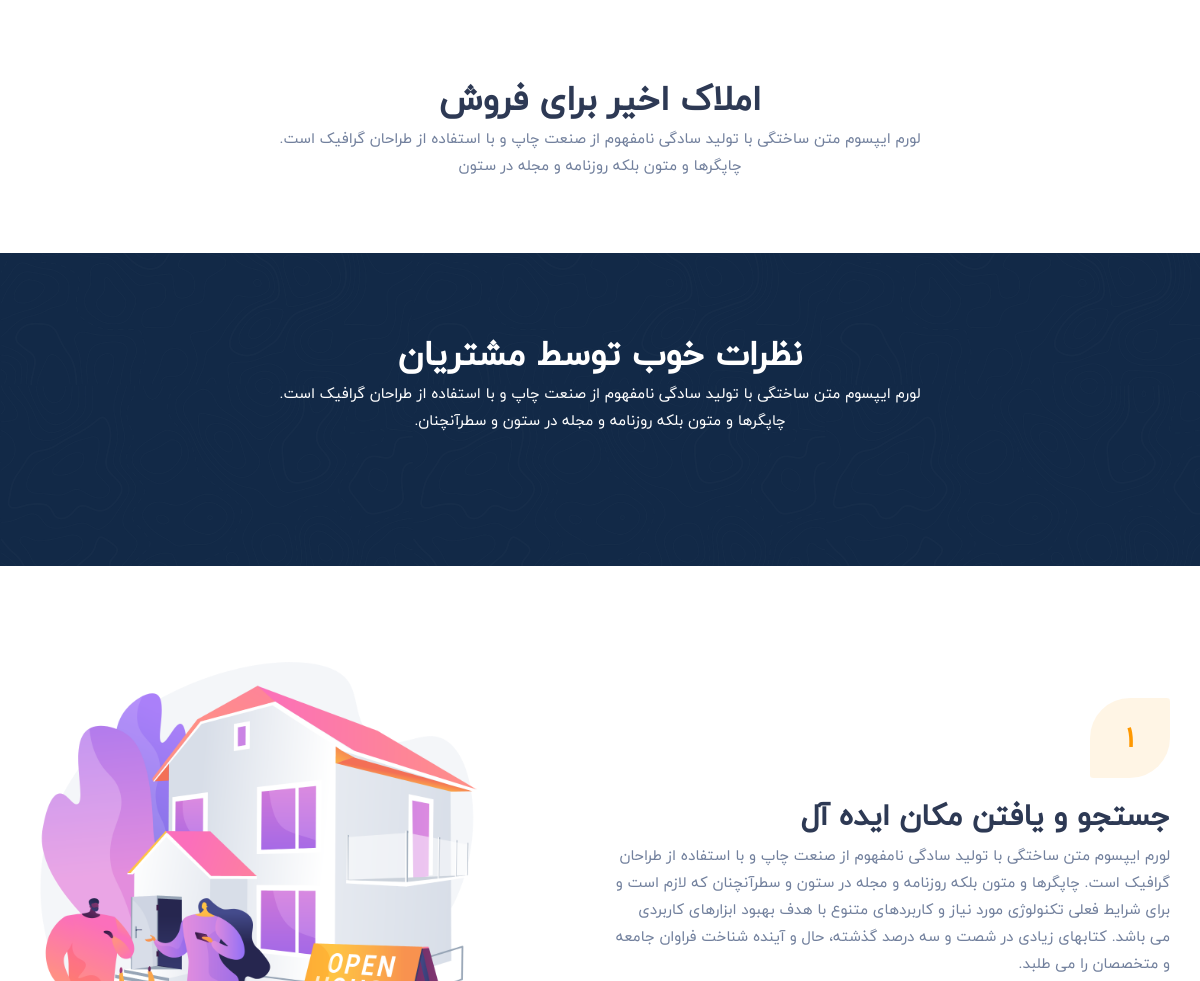
The app's page / (middle part), older data.
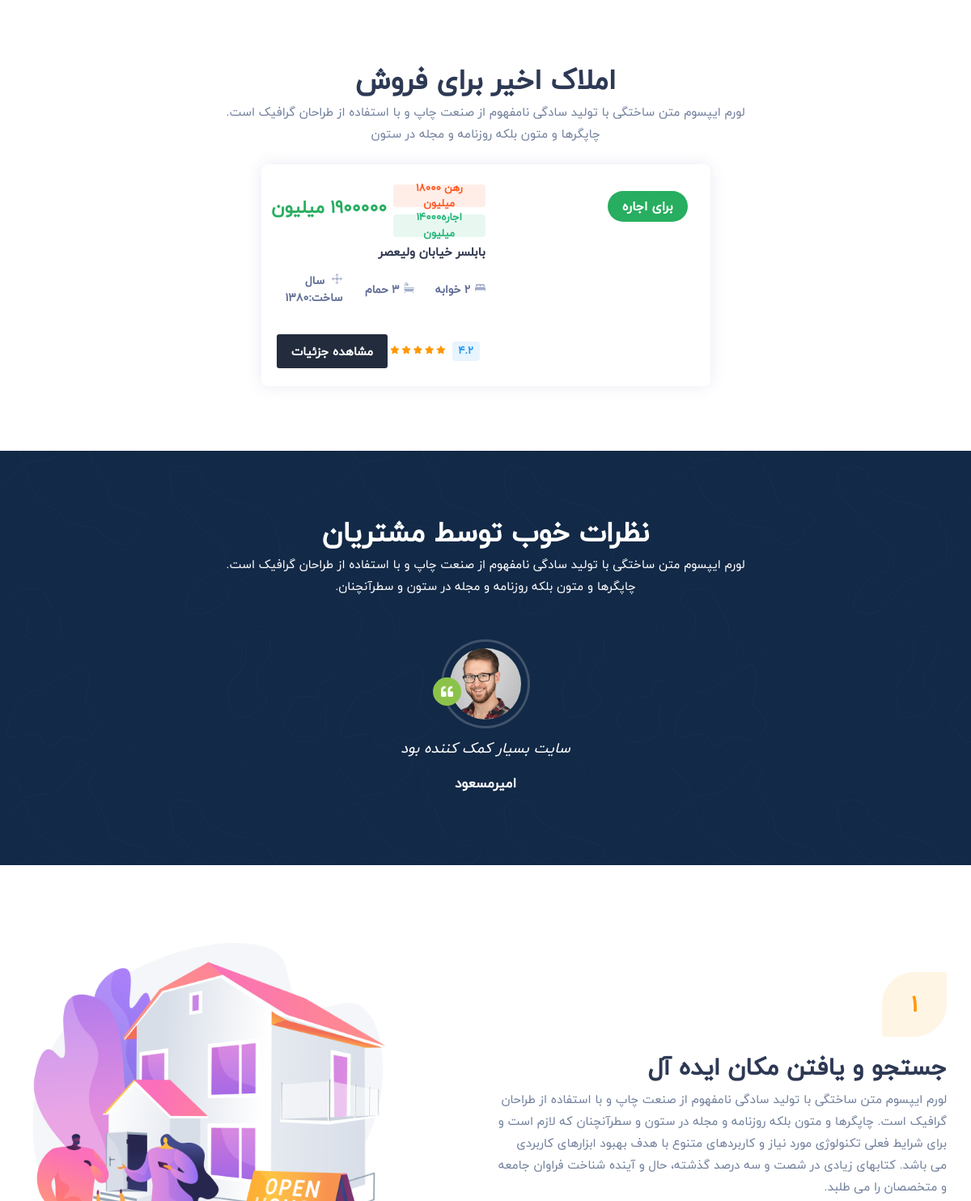
The same page, newer data.
### posts/models.py (models this page shows, shortened)
class aparteman(models.Model):
    STATUS_BUY = (
        ('برای خرید', 'برای خرید'),
        ('برای اجاره', 'برای اجاره'),
    )
    SANAD_CHOICES = (
        ('شش دانگ', 'شش دانگ'),
        ('مشاع', 'مشاع'),
        ('اصلاحات ارضی', 'اصلاحات ارضی'),
    )
    titr = models.CharField(max_length=150, verbose_name='تیتر')
    status_buy = models.CharField(
        max_length=50, choices=STATUS_BUY, default='برای خرید', verbose_name='برای خرید/رهن و اجاره')
    gheymat = models.PositiveIntegerField(
        default=0, verbose_name='قیمت')
    gheymat_rahn = models.PositiveIntegerField(
        default=0, verbose_name='قیمت رهن')
    gheymat_ejare = models.PositiveIntegerField(
        default=0, verbose_name='قیمت اجاره')
    locations = models.TextField(verbose_name='ادرس اپارتمان')
    sanad = models.CharField(
        max_length=32, choices=SANAD_CHOICES, default='شش دانگ', verbose_name='نوع سند')
    andaze = models.PositiveIntegerField(verbose_name='متراژ',default=0)
    tabaghe = models.PositiveIntegerField(verbose_name='طبقه')
    tedad_tabaghe = models.PositiveSmallIntegerField(verbose_name='تعداد طبقه')
    tedad_vahed_tabaghe = models.PositiveSmallIntegerField(
        verbose_name='تعداد واحد در هر طبقه',default=0)
    tedad_otagh = models.CharField(max_length=2, verbose_name='تعداد اتاق')
    tedad_dastshoe = models.PositiveSmallIntegerField(
        verbose_name='تعداد سرویس بهداشتی')
    sal_sakht = models.IntegerField(verbose_name='سال ساخت')
    tozihat_karbar = models.TextField(verbose_name='توضیحات کاربر')
    tozihat_khososy = models.TextField(
        blank=True, null=True, verbose_name='توضیحات خصوصی')
    image = models.ImageField(verbose_name='عکس اصلی',null=True)
    upload_time = models.DateField(auto_now=True, verbose_name='زمان ثبت')
    parking = models.BooleanField(default='False')
    ghabel_moaveze = models.BooleanField(default=False, verbose_name='قابل معاوضه؟')
    vise = models.BooleanField(default=False, verbose_name='ویژه؟')
    active = models.BooleanField(default=True, verbose_name='نمایش داده شود؟')
    tahvie = models.BooleanField(default=False)
    internet = models.BooleanField(default=False)
    trass = models.BooleanField(default=False)
    wifi = models.BooleanField(default=False)
    bed = models.BooleanField(default=False)
    micro = models.BooleanField(default=False)
    balcony = models.BooleanField(default=False)
    sahel = models.BooleanField(default=False)
    system_garmayeshi= models.BooleanField(default=False)
    sigary = models.BooleanField(default=False)
    class Meta:
        ordering = ['-upload_time']
        verbose_name = 'اپارتمان'
        verbose_name_plural = 'اپارتمان ها'

### home/models.py (models this page shows)
class commentHome(models.Model):
    name = models.CharField(max_length=100)
    alt = models.CharField(max_length=50)
    image = models.ImageField()
    text = models.TextField()

### home/views.py (the view)
# urls.py: 2. Add a URL to urlpatterns:  path('', views.home, name='home')
def home(request):
    context = {
    "CommentHome":commentHome.objects.all(),
    "apartemans":aparteman.objects.filter(active=True)
    }
    return render(request,'home.html',context)

### templates/home.html (shortened to what this page needs)
{% extends 'base.html' %}
{% load static %}
{% block body %}
			<section class="min">
				<div class="container">
					<div class="row justify-content-center">
						<div class="col-lg-7 col-md-10 text-center">
							<div class="sec-heading center mb-4">
								<h2>املاک اخیر برای فروش</h2>
								<p>لورم ایپسوم متن ساختگی با تولید سادگی نامفهوم از صنعت چاپ و با استفاده از طراحان گرافیک است. چاپگرها و متون بلکه روزنامه و مجله در ستون</p>
							</div>
						</div>
					</div>
					<div class="row justify-content-center">
						{% for apa in apartemans %}
						<div class="col-xl-6 col-lg-12 col-md-12 col-sm-12">
							<div class="property-listing list_view">
								<div class="listing-img-wrapper">
									<div class="_exlio_125">{{apa.status_buy}}</div>
									<div class="list-img-slide">
									</div>
								</div>
								<div class="list_view_flex">
									<div class="listing-detail-wrapper mt-1">
										<div class="listing-short-detail-wrap">
											<div class="_card_list_flex mb-2">
												<div class="_card_flex_01">
													<span class="_list_blickes _netork">رهن {{apa.gheymat_rahn}} میلیون</span>
													<span class="_list_blickes types">اجاره{{apa.gheymat_ejare}} میلیون</span>
												</div>
												<div class="_card_flex_last">
													<h6 class="listing-card-info-price mb-0">{{apa.gheymat}} میلیون</h6>
												</div>
											</div>
											<div class="_card_list_flex">
												<div class="_card_flex_01">
													<h4 class="listing-name verified"><a href="single-property-1.html" class="prt-link-detail">{{apa.locations}}</a></h4>
												</div>
											</div>
										</div>
									</div>
									<div class="price-features-wrapper">
										<div class="list-fx-features">
											<div class="listing-card-info-icon">
												<div class="inc-fleat-icon"><img src="{% static 'assets/img/bed.svg' %}" width="13" alt="" /></div>{{apa.tedad_otagh}} خوابه
											</div>
											<div class="listing-card-info-icon">
												<div class="inc-fleat-icon"><img src="{% static 'assets/img/bathtub.svg' %}" width="13" alt="" /></div>{{apa.tedad_dastshoe}} حمام
											</div>
											<div class="listing-card-info-icon">
												<div class="inc-fleat-icon"><img src="{% static 'assets/img/move.svg' %}" width="13" alt="" /></div> سال ساخت:{{apa.sal_sakht}}										</div>
										</div>
									</div>
									<div class="listing-detail-footer">
										<div class="footer-first">
											<div class="foot-rates">
												<span class="elio_rate good">4.2</span>
												<div class="_rate_stio">
													<i class="fa fa-star"></i>
													<i class="fa fa-star"></i>
													<i class="fa fa-star"></i>
													<i class="fa fa-star"></i>
													<i class="fa fa-star"></i>
												</div>
											</div>
										</div>
										<div class="footer-flex">
											<a href="property-detail.html" class="prt-view">مشاهده جزئیات</a>
										</div>
									</div>
								</div>
							</div>
						</div>
						{% endfor %}
					</div>
				</div>
			</section>
			<section class="image-cover" style="background:#122947 url(assets/img/pattern.png) no-repeat;">
				<div class="container">
					<div class="row justify-content-center">
						<div class="col-lg-7 col-md-8">
							<div class="sec-heading center light">
								<h2>نظرات خوب توسط مشتریان</h2>
								<p>لورم ایپسوم متن ساختگی با تولید سادگی نامفهوم از صنعت چاپ و با استفاده از طراحان گرافیک است. چاپگرها و متون بلکه روزنامه و مجله در ستون و سطرآنچنان.</p>
							</div>
						</div>
					</div>
					<div class="row justify-content-center">
						<div class="col-lg-8 col-md-8">
							<div class="modern-testimonial">
								{% for comment in CommentHome %}
								<div class="single_items">
									<div class="_smart_testimons">
										<div class="_smart_testimons_thumb">
											<img src="{{comment.image.url}}" class="img-fluid" alt="">
											<span class="tes_quote"><i class="fa fa-quote-left"></i></span>
										</div>
										<div class="facts-detail">
											<p>{{comment.text}}</p>
										</div>
										<div class="_smart_testimons_info">
											<h5>{{comment.name}}</h5>
										</div>
									</div>
								</div>
								{% endfor %}
							</div>
						</div>
					</div>
				</div>
			</section>
			<section>
				<div class="container">
					<div class="row align-items-center justify-content-between">
						<div class="col-xl-6 col-lg-6 col-md-6 col-sm-12">
							<div class="eplios_tags">
								<div class="tags-1">1</div>
								<h2>جستجو و یافتن مکان ایده آل</h2>
								<p>لورم ایپسوم متن ساختگی با تولید سادگی نامفهوم از صنعت چاپ و با استفاده از طراحان گرافیک است. چاپگرها و متون بلکه روزنامه و مجله در ستون و سطرآنچنان که لازم است و برای شرایط فعلی تکنولوژی مورد نیاز و کاربردهای متنوع با هدف بهبود ابزارهای کاربردی می باشد. کتابهای زیادی در شصت و سه درصد گذشته، حال و آینده شناخت فراوان جامعه و متخصصان را می طلبد.</p>
							</div>
						</div>
						<div class="col-xl-5 col-lg-5 col-md-6 col-sm-12">
							<div class="text-center">
								<img src="{% static 'assets/img/tag.png' %}" class="img-fluid" alt="" />
							</div>
						</div>
					</div>
				</div>
			</section>
{% endblock %}

### templates/base.html (shortened to what this page needs)
{% load static %}
<!DOCTYPE html>
<html lang="en">
<head>
        <link href="{% static 'assets/css/styles.css' %}" rel="stylesheet">
    </head>
    <body class="yellow-skin">
        <div id="main-wrapper">
{% block body %}
{% endblock %}
		</div>
	</body>
</html>

Row changes from the older to the newer data that the page shows:
added aparteman: status_buy "برای اجاره", gheymat_rahn "18000", gheymat_ejare "14000", gheymat "1900000", locations "بابلسر خیابان ولیعصر", tedad_otagh "2", tedad_dastshoe "3", sal_sakht "1380"
added commentHome: image (picture), text "سایت بسیار کمک کننده بود", name "امیرمسعود"
